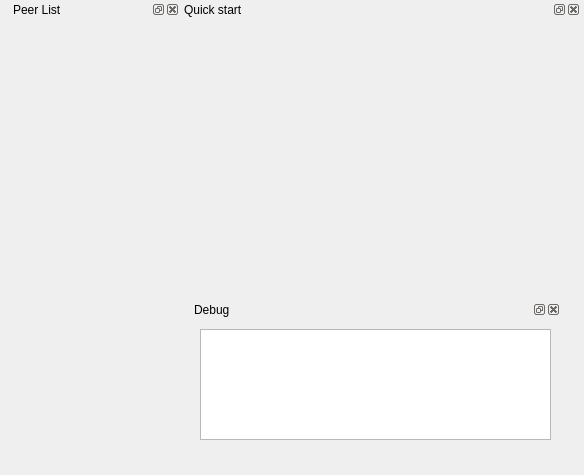
<?xml version="1.0" encoding="UTF-8"?>
<ui version="4.0">
 <class>NodeControlerDialog</class>
 <widget class="QDialog" name="NodeControlerDialog">
  <property name="geometry">
   <rect>
    <x>0</x>
    <y>0</y>
    <width>584</width>
    <height>475</height>
   </rect>
  </property>
  <property name="windowTitle">
   <string>Dialog</string>
  </property>
  <widget class="QDockWidget" name="peerListDock">
   <property name="geometry">
    <rect>
     <x>9</x>
     <y>0</y>
     <width>171</width>
     <height>461</height>
    </rect>
   </property>
   <property name="floating">
    <bool>false</bool>
   </property>
   <property name="windowTitle">
    <string>Peer List</string>
   </property>
   <widget class="QWidget" name="dockWidgetContents">
    <layout class="QGridLayout" name="gridLayout">
     <item row="0" column="0">
      <widget class="PeerListForm" name="peerListWidget" native="true"/>
     </item>
    </layout>
   </widget>
  </widget>
  <widget class="QDockWidget" name="quickStartDock">
   <property name="geometry">
    <rect>
     <x>180</x>
     <y>0</y>
     <width>401</width>
     <height>301</height>
    </rect>
   </property>
   <property name="windowTitle">
    <string>Quick start</string>
   </property>
   <widget class="QWidget" name="dockWidgetContents_2">
    <widget class="quickStartDialog" name="quickStartWigget" native="true">
     <property name="geometry">
      <rect>
       <x>9</x>
       <y>9</y>
       <width>371</width>
       <height>261</height>
      </rect>
     </property>
    </widget>
   </widget>
  </widget>
  <widget class="QDockWidget" name="dockWidget">
   <property name="geometry">
    <rect>
     <x>190</x>
     <y>300</y>
     <width>371</width>
     <height>161</height>
    </rect>
   </property>
   <property name="windowTitle">
    <string>Debug</string>
   </property>
   <widget class="QWidget" name="dockWidgetContents_3">
    <widget class="QListWidget" name="debugLst">
     <property name="geometry">
      <rect>
       <x>10</x>
       <y>10</y>
       <width>351</width>
       <height>111</height>
      </rect>
     </property>
    </widget>
   </widget>
  </widget>
 </widget>
 <customwidgets>
  <customwidget>
   <class>PeerListForm</class>
   <extends>QWidget</extends>
   <header location="global">peerlistform.h</header>
   <container>1</container>
  </customwidget>
  <customwidget>
   <class>quickStartDialog</class>
   <extends>QWidget</extends>
   <header location="global">quickstartdialog.h</header>
   <container>1</container>
  </customwidget>
 </customwidgets>
 <resources/>
 <connections/>
</ui>
